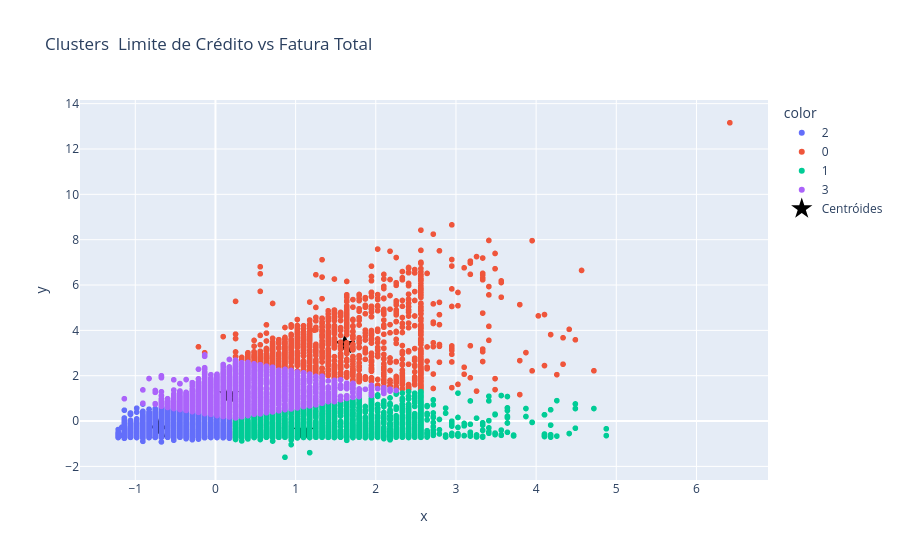

The notebook cell this image was saved under:
### Markdown cell above
### Análise: Visão Limite de Crédito vs Fatura Total

O gráfico gerado no final do caderno apresenta os clusters formados pela aplicação do algoritmo K-Means sobre os dados de **Limite de Crédito** e **Fatura Total**. A análise pode ser dividida em alguns pontos principais:

---

#### **1. Distribuição dos Clusters**
- O algoritmo K-Means agrupou os dados em **4 clusters**, conforme especificado no parâmetro `n_clusters=4`.
- Cada cluster é representado por uma cor diferente no gráfico, permitindo identificar visualmente os grupos de clientes com características semelhantes em relação ao **Limite de Crédito** e **Fatura Total**.

---

#### **2. Posição dos Centróides**
- Os centróides dos clusters estão destacados no gráfico com estrelas pretas (`symbol='star'`), indicando o ponto médio de cada grupo.
- A posição dos centróides reflete as médias dos valores de **Limite de Crédito** e **Fatura Total** para os clientes pertencentes a cada cluster.

---

#### **3. Relação entre Limite de Crédito e Fatura Total**
- Observa-se que há uma correlação entre **Limite de Crédito** e **Fatura Total**:
  - Clientes com **limites de crédito mais altos** tendem a ter **faturas totais maiores**.
  - Clientes com **limites de crédito mais baixos** geralmente possuem **faturas totais menores**.

---

#### **4. Identificação de Outliers**
- O gráfico pode ajudar a identificar **outliers**:
  - Clientes com **faturas muito altas** em relação ao limite de crédito podem indicar comportamento de risco ou uso excessivo do crédito.
  - Clientes com **faturas muito baixas** em relação ao limite de crédito podem indicar subutilização do crédito.

---

#### **5. Aplicações Práticas**
- **Segmentação de Clientes**:
  - Os clusters podem ser usados para criar perfis de clientes, como "clientes de alto limite e alta fatura" ou "clientes de baixo limite e baixa fatura".
- **Gestão de Risco**:
  - Identificar clientes com faturas desproporcionais ao limite de crédito pode ajudar na gestão de risco financeiro.
- **Marketing Direcionado**:
  - Ofertas de produtos ou serviços podem ser personalizadas com base nos clusters, como promoções para clientes de alto limite.

---

### Conclusão
O gráfico fornece uma visão clara da relação entre **Limite de Crédito** e **Fatura Total**, permitindo identificar padrões de comportamento dos clientes. A análise dos clusters pode ser usada para melhorar estratégias de negócios, como segmentação de mercado, gestão de risco e personalização de ofertas.

### Code cell
k_means_fatura = KMeans(n_clusters=4, random_state=42)
k_means_fatura.fit_predict(dataset_fatura_limite[['LIMIT_BAL','FATURA_TOTAL']])

centroids_fatura = k_means_fatura.cluster_centers_
#centroids_fatura = limit_scaler.inverse_transform(centroids_fatura[:, 0].reshape(-1, 1)), fatura_scaler.inverse_transform(centroids_fatura[:, 1].reshape(-1, 1))   
#centroids_fatura = np.column_stack(centroids_fatura)
display(centroids_fatura)

fig = px.scatter(
    x=dataset_fatura_limite['LIMIT_BAL'],
    y=dataset_fatura_limite['FATURA_TOTAL'],   
    color=k_means_fatura.labels_.astype(str),  # clusters coloridos
    labels={'FATURA_TOTAL': 'Fatura Total', 'LIMIT_BAL': 'Limite de Crédito'},  
    title="Clusters  Limite de Crédito vs Fatura Total"
)
# Adiciona os centróides em vermelho e com símbolo destacado
fig.add_trace(go.Scatter(
    x=centroids_fatura[:, 0],
    y=centroids_fatura[:, 1],
    mode='markers',
    marker=dict(color='black', size=16, symbol='star'),
    name='Centróides'
))
fig.show()

### Figure 1 — Plotly figure (JSON) as saved in the notebook; plotly's stock layout.template omitted (floating-point values rounded to 4 significant figures; data arrays with more than 128 entries replaced by an {"elided": "..."} marker saying what was removed)
{"data": [{"hovertemplate": "color=2<br>x=%{x}<br>y=%{y}<extra></extra>", "legendgroup": "2", "marker": {"color": "#636efa", "symbol": "circle"}, "mode": "markers", "name": "2", "showlegend": true, "type": "scattergl", "x": {"elided": "16389 float values"}, "xaxis": "x", "y": {"elided": "16389 float values"}, "yaxis": "y"}, {"hovertemplate": "color=0<br>x=%{x}<br>y=%{y}<extra></extra>", "legendgroup": "0", "marker": {"color": "#EF553B", "symbol": "circle"}, "mode": "markers", "name": "0", "showlegend": true, "type": "scattergl", "x": {"elided": "1258 float values"}, "xaxis": "x", "y": {"elided": "1258 float values"}, "yaxis": "y"}, {"hovertemplate": "color=1<br>x=%{x}<br>y=%{y}<extra></extra>", "legendgroup": "1", "marker": {"color": "#00cc96", "symbol": "circle"}, "mode": "markers", "name": "1", "showlegend": true, "type": "scattergl", "x": {"elided": "7970 float values"}, "xaxis": "x", "y": {"elided": "7970 float values"}, "yaxis": "y"}, {"hovertemplate": "color=3<br>x=%{x}<br>y=%{y}<extra></extra>", "legendgroup": "3", "marker": {"color": "#ab63fa", "symbol": "circle"}, "mode": "markers", "name": "3", "showlegend": true, "type": "scattergl", "x": {"elided": "4383 float values"}, "xaxis": "x", "y": {"elided": "4383 float values"}, "yaxis": "y"}, {"marker": {"color": "black", "size": 16, "symbol": "star"}, "mode": "markers", "name": "Centróides", "type": "scatter", "x": [1.614, 1.1, -0.703, 0.1668], "y": [3.381, -0.4537, -0.3491, 1.163]}], "layout": {"legend": {"title": {"text": "color"}, "tracegroupgap": 0}, "title": {"text": "Clusters  Limite de Crédito vs Fatura Total"}, "xaxis": {"anchor": "y", "domain": [0, 1], "title": {"text": "x"}}, "yaxis": {"anchor": "x", "domain": [0, 1], "title": {"text": "y"}}}}
